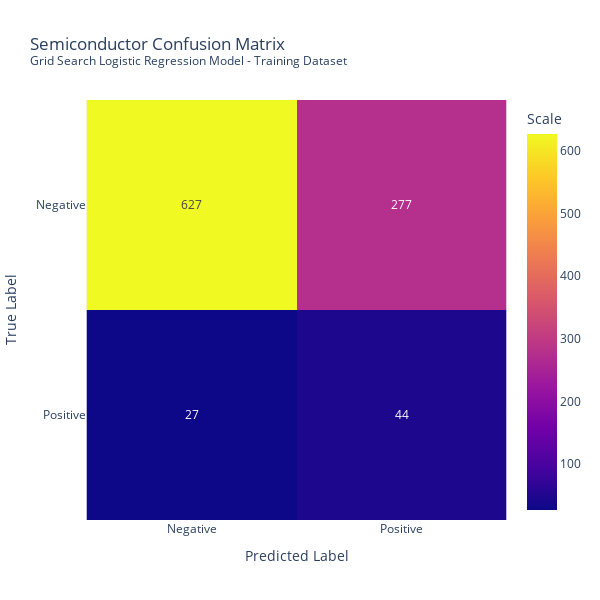

The notebook cell this image was saved under:
### Code cell
# Validate Training Performance

# Create confusion matrix - Training dataset
predictions = best_LR.predict(X_train)
print(classification_report(y_train, predictions))

cm_train = confusion_matrix(y_train, predictions)

## PLOTLY
### Training Dataset
fig = px.imshow(cm_train, 
          title="Semiconductor Confusion Matrix <br><sup>Grid Search Logistic Regression Model - Training Dataset</sup>", 
          text_auto=True, 
          labels=dict(x="Predicted Label", y="True Label", color="Scale"),
          x=['Negative', 'Positive'],
          y=['Negative', 'Positive'])
fig.update_layout(
    autosize=False,
    width=600,
    height=600
)
fig.show()

### Figure 1 — Plotly figure (JSON) as saved in the notebook; plotly's stock layout.template omitted (floating-point values rounded to 4 significant figures)
{"data": [{"coloraxis": "coloraxis", "hovertemplate": "Predicted Label: %{x}<br>True Label: %{y}<br>Scale: %{z}<extra></extra>", "name": "0", "texttemplate": "%{z}", "type": "heatmap", "x": ["Negative", "Positive"], "xaxis": "x", "y": ["Negative", "Positive"], "yaxis": "y", "z": [[627, 277], [27, 44]]}], "layout": {"autosize": false, "coloraxis": {"colorbar": {"title": {"text": "Scale"}}, "colorscale": [[0, "#0d0887"], [0.1111, "#46039f"], [0.2222, "#7201a8"], [0.3333, "#9c179e"], [0.4444, "#bd3786"], [0.5556, "#d8576b"], [0.6667, "#ed7953"], [0.7778, "#fb9f3a"], [0.8889, "#fdca26"], [1, "#f0f921"]]}, "height": 600, "title": {"text": "Semiconductor Confusion Matrix <br><sup>Grid Search Logistic Regression Model - Training Dataset</sup>"}, "width": 600, "xaxis": {"anchor": "y", "constrain": "domain", "domain": [0, 1], "scaleanchor": "y", "title": {"text": "Predicted Label"}}, "yaxis": {"anchor": "x", "autorange": "reversed", "constrain": "domain", "domain": [0, 1], "title": {"text": "True Label"}}}}
